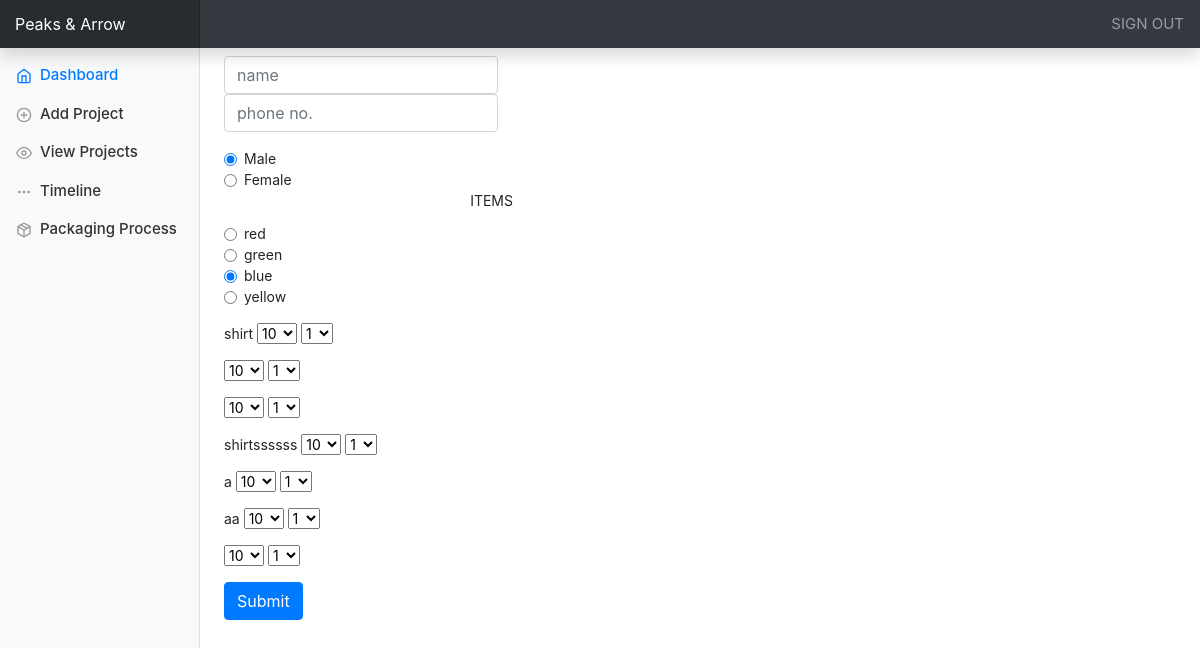
Page /issue.php (signed in) on the committed database.
### tables this page shows
CREATE TABLE `items` (
  `id` int(11) NOT NULL,
  `project_id` int(11) NOT NULL,
  `item_name` varchar(25) NOT NULL,
  `s1` int(50) NOT NULL,
  `s2` int(50) NOT NULL,
  `s3` int(50) NOT NULL,
  `s4` int(50) NOT NULL,
  `s5` int(50) NOT NULL,
  `s6` int(50) NOT NULL,
  `s7` int(50) NOT NULL,
  `s8` int(50) NOT NULL,
  `s9` int(50) NOT NULL,
  `s10` int(50) NOT NULL,
  `s11` int(50) NOT NULL,
  `s12` int(50) NOT NULL,
  `s13` int(50) NOT NULL,
  `s14` int(50) NOT NULL,
  `s15` int(50) NOT NULL,
  `p1` int(50) NOT NULL,
  `p2` int(50) NOT NULL,
  `p3` int(50) NOT NULL,
  `p4` int(50) NOT NULL,
  `p5` int(50) NOT NULL,
  `p6` int(50) NOT NULL,
  `p7` int(50) NOT NULL,
  `p8` int(50) NOT NULL,
  `p9` int(50) NOT NULL,
  `p10` int(50) NOT NULL,
  `p11` int(50) NOT NULL,
  `p12` int(50) NOT NULL,
  `p13` int(50) NOT NULL,
  `p14` int(50) NOT NULL,
  `p15` int(50) NOT NULL
);

### issue.php (the view, shortened to what this page needs)
<?php
include("db.php");
$query = "SELECT * FROM items";
$run = mysqli_query($conn, $query);
?>
<!DOCTYPE html>
<html>
<head>
    <link rel="stylesheet" href="https://stackpath.bootstrapcdn.com/bootstrap/4.1.0/css/bootstrap.min.css">
    <link rel="stylesheet" href="./css/dashboard.css">
    <link rel="stylesheet" href="./css/style.css">
</head>
<body>
<nav class="navbar navbar-dark fixed-top bg-dark flex-md-nowrap p-0 shadow">
  <a class="navbar-brand col-sm-3 col-md-2 mr-0" href="#">Peaks & Arrow</a>
  <ul class="navbar-nav px-3">
    <li class="nav-item text-nowrap">
      <a class="nav-link" href="#">SIGN OUT</a>
    </li>
  </ul>
</nav>
<div class="container-fluid">
  <div class="row">
    <nav class="col-md-2 d-none d-md-block bg-light sidebar">
      <div class="sidebar-sticky">
        <ul class="nav flex-column">
          <li class="nav-item">
            <a class="nav-link active" href="#">
              <span data-feather="home"></span>
              Dashboard <span class="sr-only">(current)</span>
            </a>
          </li>
          <li class="nav-item">
            <a class="nav-link" href="#">
              <span data-feather="plus-circle"></span>
              Add Project
            </a>
          </li>
          <li class="nav-item">
            <a class="nav-link" href="#">
              <span data-feather="eye"></span>
              View Projects
            </a>
            </li>
          <li class="nav-item">
            <a class="nav-link" href="#">
              <span data-feather="more-horizontal"></span>
              Timeline
            </a>
          </li>
          <li class="nav-item">
            <a class="nav-link" href="#">
              <span data-feather="package"></span>
              Packaging Process
            </a>
          </li>
        </ul>
      </div>
    </nav>
    <main role="main" class="col-md-9 ml-sm-auto col-lg-10 px-4">
      <div class="d-flex justify-content-between flex-wrap flex-md-nowrap align-items-center pt-2 pb-2 mb-3">
<form action="issue.php" method="POST">
  <div class="form-group">
    <input type="text" class="form-control" id="name" name="names" aria-describedby="name" placeholder="name" autocomplete="off">
    <input type="number" class="form-control" id="name" name="pnumber" aria-describedby="number" placeholder="phone no." autocomplete="off">
  </div>
  <div class="form-check">
  <input class="form-check-input" type="radio" name="gender" id="exampleRadios1" value="option1" checked>
  <label class="form-check-label" for="exampleRadios1">
    Male
  </label>
</div>
<div class="form-check">
  <input class="form-check-input" type="radio" name="gender" id="exampleRadios2" value="option2">
  <label class="form-check-label" for="exampleRadios2">
    Female
  </label>
</div>
<div class="row">
ITEMS
</div>
<div class="form-check">
  <input class="form-check-input" type="radio" name="house" id="exampleRadios1" value="option1" checked>
  <label class="form-check-label" for="exampleRadios1">
    red
  </label>
</div>
<div class="form-check">
  <input class="form-check-input" type="radio" name="house" id="exampleRadios2" value="option2">
  <label class="form-check-label" for="exampleRadios2">
    green
  </label>
</div>
<div class="form-check">
  <input class="form-check-input" type="radio" name="house" id="exampleRadios1" value="option1" checked>
  <label class="form-check-label" for="exampleRadios1">
    blue
  </label>
</div>
<div class="form-check">
  <input class="form-check-input" type="radio" name="house" id="exampleRadios2" value="option2">
  <label class="form-check-label" for="exampleRadios2">
    yellow
  </label>
</div>
    <?php
        while($row = mysqli_fetch_assoc($run)){
    ?>
    <p class="mt-3"><?php echo $row['item_name']; ?>
    <select name="size">
  <option value="10">10</option>
</select>
<select name="qty">
  <option value="1">1</option>
</select>
    </p>
<?php
        }
?>
  <button type="submit" name="submit" class="btn btn-primary">Submit</button>
</form>
      </div>
    </main>
</body>
</html>

### css/dashboard.css (style rules this page uses)
body { font-size: .875rem; }
.feather { width: 16px; height: 16px; vertical-align: text-bottom; }
.sidebar { position: fixed; top: 0; bottom: 0; left: 0; z-index: 100; padding: 48px 0 0; box-shadow: inset -1px 0 0 rgba(0, 0, 0, .1); }
.sidebar-sticky { position: relative; top: 0; height: calc(100vh - 48px); padding-top: .5rem; overflow-x: hidden; overflow-y: auto; }
.sidebar .nav-link { font-weight: 500; color: #333; }
.sidebar .nav-link .feather { margin-right: 4px; color: #999; }
.sidebar .nav-link.active { color: #007bff; }
.sidebar .nav-link:hover .feather, .sidebar .nav-link.active .feather { color: inherit; }
[role="main"] { padding-top: 133px; }
@media (min-width: 768px) { [role="main"] { padding-top: 48px; } }
.navbar-brand { padding-top: .75rem; padding-bottom: .75rem; font-size: 1rem; background-color: rgba(0, 0, 0, .25); box-shadow: inset -1px 0 0 rgba(0, 0, 0, .25); }

### css/style.css (style rules this page uses)
body { background-color: rgb(255, 255, 255); }
a { color: black; text-decoration: none; font-size: 15px; }

### rows in the picture
items: item_name "shirt"
items: item_name "shirtssssss"
items: item_name "a"
items: item_name "aa"
